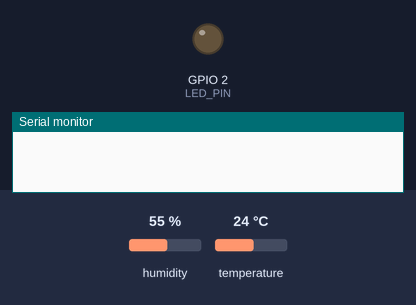
Bench run of a program on a simulated ESP32. Shown: output pins drawn as LEDs (lit = HIGH), the last lines printed to the serial monitor. Inputs (shaded band) come from the test bench; at power-on: humidity 55 %, temperature 24 °C. WiFi joins after 1.5 s; servers stay silent unless stated; uploads are accepted with an empty reply; the local clock reads 2024-03-15 10:24:30 at power-on unless the program sets it.

Above: at 0.1 s.
At 6.3 s:
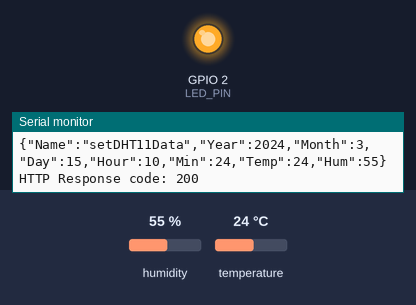
Timing chart, 0 to 7.8 s (numbered marks = the images above):
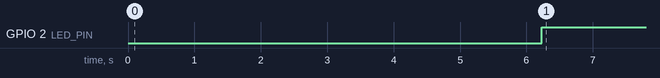

The program:

main.cpp
```cpp
#include <Arduino.h>
#include <WiFi.h>
#include <HTTPClient.h>
#include <Adafruit_Sensor.h>
#include <DHT.h>

#include "time.h"

#define SSID                "Hsun"
#define PASSWD              "3.14159265358979"

// #define HEROHU_URL          "http://192.168.1.192/data/setDHT11Data"
#define HEROHU_URL         "http://aiot1025.herokuapp.com/data/setDHT11Data"

#define DHT_PIN             13
#define DHT_TYPE            DHT11

#define UTC                 8
#define NTP_SERVER         "pool.ntp.org"
#define GMTOFFSET_SEC     ((UTC) * 60 * 60)
#define DAYLIGHTOFFSET_SEC  0

#define DELAY_TIME          100

#define SAVE_LEN            6
#define SEND_DATA_LEN     ((SAVE_LEN) - 1)

#define LED_PIN             2

DHT dht(DHT_PIN, DHT_TYPE);

unsigned long saveTime = 0UL;
String payload;

void setup() {
    Serial.begin(115200);
    Serial.printf("\n");

    pinMode(LED_PIN, OUTPUT);

    WiFi.begin(SSID, PASSWD);

    while(WiFi.status() != WL_CONNECTED) {
        delay(1000);
        Serial.print(".");
    }

    Serial.printf("IP: %s\n", WiFi.localIP().toString().c_str());

    configTime(GMTOFFSET_SEC, DAYLIGHTOFFSET_SEC, NTP_SERVER);

    payload.reserve(100);
    dht.begin();
    delay(2000);
}

void loop() {
    if(millis() > saveTime) {
        saveTime += 60000UL;
        struct tm timeinfo;
        while(!getLocalTime(&timeinfo));
        int temp, hum;

        do {
            temp = int(dht.readTemperature());
            hum  = int(dht.readHumidity());
            delay(2000);
        } while (temp > 100 || hum > 100);

        Serial.printf("Temp: %d\n", temp);
        Serial.printf("Hum: %d\n", hum);

        payload  = "{\"Name\":\"setDHT11Data\",\"Year\":";
        payload += (timeinfo.tm_year + 1900);
        payload += ",\"Month\":";
        payload += (timeinfo.tm_mon + 1);
        payload += ",\"Day\":";
        payload += timeinfo.tm_mday;
        payload += ",\"Hour\":";
        payload += timeinfo.tm_hour;
        payload += ",\"Min\":";
        payload += timeinfo.tm_min;
        payload += ",\"Temp\":";
        payload +=  temp;
        payload += ",\"Hum\":";
        payload +=  hum;
        payload += "}";

        Serial.println(payload);

        HTTPClient httpClient;

        httpClient.begin(HEROHU_URL);
        httpClient.addHeader("Content-Type", "application/json");

        int httpResponseCode = httpClient.POST(payload);

        payload.clear();
        payload.end();

        if (httpResponseCode > 0) {
            digitalWrite(LED_PIN, HIGH);
            Serial.printf("HTTP Response code: %d\n", httpResponseCode);
            Serial.println(httpClient.getString());
        }
        else {
            digitalWrite(LED_PIN, LOW);
            Serial.printf("Error code: %d\n", httpResponseCode);
            ESP.restart();
        }

        httpClient.end();
    }
}
```

Measured:
- by itself, GPIO 2 (LED_PIN): LOW → HIGH at 6.2 s
